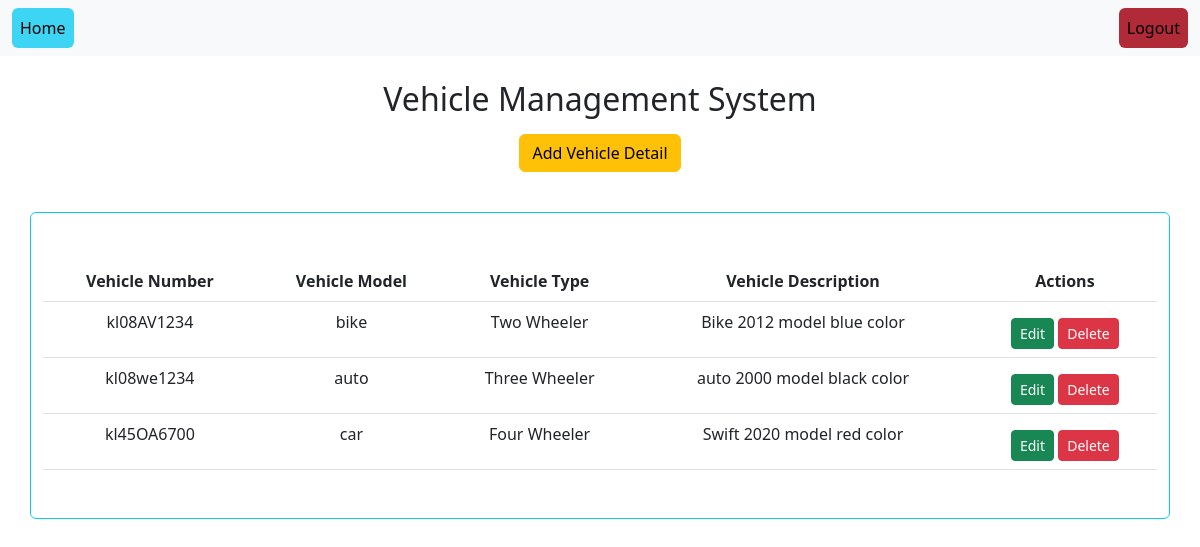
/home/ (signed in), run on the app's committed database.
### vehicle_managementweb/models.py (models this page shows)
class Vehicles(models.Model):
    alphanumeric=RegexValidator(r"^[0-9a-zA-Z_]*$",'Only use alphanumeric characters')
    types=[
        ("Two Wheeler","Two Wheeler"),
        ("Three Wheeler","Three Wheeler"),
        ("Four Wheeler","Four Wheeler")
    ]
    user=models.ForeignKey(User,on_delete=models.CASCADE,null=True)
    vehicle_number=models.CharField(max_length=100,validators=[alphanumeric])
    vehicle_type=models.CharField(max_length=100,choices=types,default="two wheeler")
    vehicle_model=models.CharField(max_length=100)
    vehicle_description=models.CharField(max_length=250)

### vehicle_managementweb/views.py (the view, shortened to what this page needs)
# urls.py: path("home/",views.HomeView.as_view(),name="home"),
@method_decorator(decs2,name="dispatch")
class HomeView(CreateView,ListView):
    model=Vehicles
    form_class=VehicleForm
    template_name='home.html'
    context_object_name="vehicle"
    success_url=reverse_lazy("home")

### vehicle_managementweb/views.py (called while the page is built)
def signin_required(fn):
    def wrapper(request,*args,**kwargs):
        if not request.user.is_authenticated:
            return redirect("signin")
        else:
            return fn(request,*args,**kwargs)
    return wrapper

### vehicle_managementweb/templates/home.html (shortened to what this page needs)
{%extends 'base.html'%}
{%block body%}
<div class="container mt-4">
    <h2 class="text-center mb-3">Vehicle Management System</h2>
    {%if request.user.role == 1%}
    <form action="" method="POST" >
        <div class="container">
            <div class="row">
                <div class="col-lg-2"></div>
                <div class="col-lg-8 mb-4">
                    <p class="text-center">
                        <a class="btn btn-warning" type="button" data-bs-toggle="collapse" href="{%url 'add-vehicle'%}"
                            data-bs-target="#collapseExample" aria-expanded="false" aria-controls="collapseExample">
                            Add Vehicle Detail
                        </a>
                    </p>
                </div>
                <div class="col-lg-2"></div>
            </div>
        </div>
    </form>
    {%endif%}
    </div>
    <div class="container">
        <div class="row mb-5 text-center">
            <div class="card border border-info col-12">
                <br>
                <table class="table mt-4 mb-4 table table-hover">
                        <tr>
                            <th>Vehicle Number</th>
                            <th>Vehicle Model</th>
                            <th>Vehicle Type</th>
                            <th>Vehicle Description</th>
                            {%if request.user.role == 1 or request.user.role == 2 %}
                            <th>Actions</th>
                            {%endif%}
                        </tr>
                {%for i in vehicle%}
                    <tr>
                        <td>{{i.vehicle_number}}</td>
                        <td>{{i.vehicle_model}}</td>
                        <td>{{i.vehicle_type}}</td>
                        <td>{{i.vehicle_description}}</td>
                        <td>
                            {%if request.user.role == 1 or request.user.role == 2 %}
                            <a class="btn btn-sm btn-success mt-2"  href="{%url 'edit-vehicle' i.id%}">Edit</a>
                            {%endif%}
                            {%if request.user.role == 1%}
                            <a class="btn btn-sm btn-danger mt-2" href="{%url 'remove' i.id%}">Delete</a>
                            {%endif%}
                        </td>
                    </tr>
                {%endfor%}
            </table>
            <br>
            </div>
        </div>
</div>
{%endblock%}

### vehicle_managementweb/templates/base.html (shortened to what this page needs)
<!DOCTYPE html>
<html lang="en">
<head>
    <link href="https://cdn.jsdelivr.net/npm/bootstrap@5.3.0-alpha1/dist/css/bootstrap.min.css" rel="stylesheet">
</head>
<body>
    <nav class="navbar navbar-expand-lg bg-body-tertiary">
        <div class="container-fluid">
          <div class="collapse navbar-collapse" id="navbarNav">
            <ul class="navbar-nav">
              <li class="nav-item">
                <a class="nav-link active btn btn-info" aria-current="page" href="{%url 'home'%}" >Home</a>
              </li>
            </ul>
          </div>
          <div>
            <ul class="navbar-nav">
                <li class="nav-item">
                  <a class="nav-link active btn btn-danger" aria-current="page" href="{%url 'signout'%}" >Logout</a>
                </li>
              </ul>
          </div>
        </div>
      </nav>
    {%block body%}
    {%endblock%}
</body>
</html>

### data on the page
Vehicles: vehicle_number "kl08AV1234", vehicle_model "bike", vehicle_type "Two Wheeler", vehicle_description "Bike 2012 model blue color"
Vehicles: vehicle_number "kl08we1234", vehicle_model "auto", vehicle_type "Three Wheeler", vehicle_description "auto 2000 model black color"
Vehicles: vehicle_number "kl45OA6700", vehicle_model "car", vehicle_type "Four Wheeler", vehicle_description "Swift 2020 model red color"
